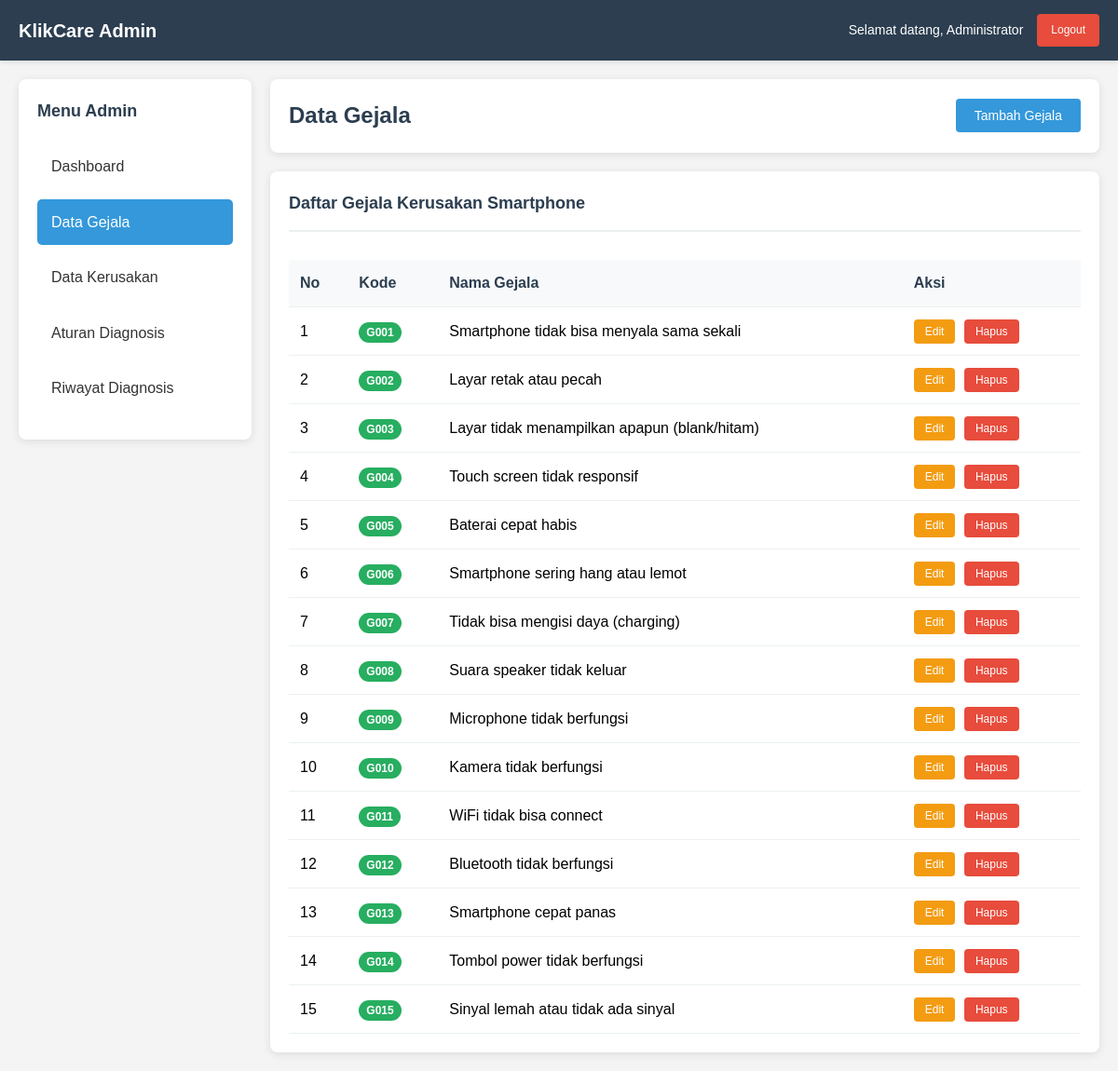
/admin/gejala.php (signed in), run on the app's committed database.
### tables this page shows
CREATE TABLE gejala (
    id INT AUTO_INCREMENT PRIMARY KEY,
    kode_gejala VARCHAR(10) NOT NULL UNIQUE,
    nama_gejala TEXT NOT NULL,
    created_at TIMESTAMP DEFAULT CURRENT_TIMESTAMP
);

### config/database.php (called while the page is built, shortened)
<?php
class Database {
    private $host = 'localhost';
    private $username = 'root';
    private $password = '';
    private $database = 'spforward_chaining';
    private $connection;
    private function connect() {
        try {
            $this->connection = new mysqli($this->host, $this->username, $this->password, $this->database);
            $this->connection->set_charset("utf8");
        } catch (Exception $e) {
            die("Database connection error: " . $e->getMessage());
        }
    }
    public function query($sql) {
        return $this->connection->query($sql);
    }
}
?>

### admin/gejala.php (the view, shortened to what this page needs)
<?php
require_once '../config/database.php';
$db = new Database();
$gejala_list = [];
$result = $db->query("SELECT * FROM gejala ORDER BY kode_gejala");
if ($result && $result->num_rows > 0) {
    while ($row = $result->fetch_assoc()) {
        $gejala_list[] = $row;
    }
}
?>
<!DOCTYPE html>
<html lang="id">
<head>
    <link rel="stylesheet" href="../assets/css/adminstyle.css">
</head>
<body>
    <div class="header">
        <div class="header-content">
            <div class="logo">KlikCare Admin</div>
            <div class="user-info">
                <span class="user-name">Selamat datang, <?php echo $_SESSION['admin_nama']; ?></span>
                <a href="logout.php" class="logout-btn">Logout</a>
            </div>
        </div>
    </div>
    <div class="container">
        <div class="main-wrapper">
            <div class="sidebar">
                <h3>Menu Admin</h3>
                <ul>
                    <li><a href="dashboard.php">Dashboard</a></li>
                    <li><a href="gejala.php" class="active">Data Gejala</a></li>
                    <li><a href="kerusakan.php">Data Kerusakan</a></li>
                    <li><a href="aturan.php">Aturan Diagnosis</a></li>
                    <li><a href="riwayat.php">Riwayat Diagnosis</a></li>
                </ul>
            </div>
            <div class="main-content">
                <div class="page-header">
                    <h1 class="page-title">Data Gejala</h1>
                    <button class="btn-primary" onclick="openAddModal()">Tambah Gejala</button>
                </div>
                <div class="table-section">
                    <div class="table-header">
                        <h3 class="table-title">Daftar Gejala Kerusakan Smartphone</h3>
                    </div>
                    <?php if (empty($gejala_list)): ?>
                        <div class="no-data"><p>Belum ada data gejala</p></div>
                    <?php else: ?>
                        <div class="table-wrapper">
                            <table>
                                <thead>
                                    <tr>
                                        <th>No</th>
                                        <th>Kode</th>
                                        <th>Nama Gejala</th>
                                        <th>Aksi</th>
                                    </tr>
                                </thead>
                                <tbody>
                                    <?php foreach ($gejala_list as $index => $gejala): ?>
                                        <tr>
                                            <td><?php echo $index + 1; ?></td>
                                            <td><span class="kode-badge-gejala"><?php echo $gejala['kode_gejala']; ?></span></td>
                                            <td><?php echo htmlspecialchars($gejala['nama_gejala']); ?></td>
                                            <td>
                                                <button class="btn-edit" onclick="editGejala(<?php echo $gejala['id']; ?>, '<?php echo addslashes($gejala['kode_gejala']); ?>', '<?php echo addslashes($gejala['nama_gejala']); ?>')">Edit</button>
                                                <button class="btn-delete" onclick="deleteGejala(<?php echo $gejala['id']; ?>, '<?php echo addslashes($gejala['nama_gejala']); ?>')"> Hapus</button>
                                            </td>
                                        </tr>
                                    <?php endforeach; ?>
                                </tbody>
                            </table>
                        </div>
                    <?php endif; ?>
                </div>
            </div>
        </div>
    </div>
</body>
</html>

### assets/css/adminstyle.css (style rules this page uses)
* { margin: 0; padding: 0; box-sizing: border-box; }
body { font-family: Arial, sans-serif; background-color: #f4f4f4; line-height: 1.6; }
.header { background-color: #2c3e50; color: white; padding: 15px 20px; box-shadow: 0 2px 5px rgba(0,0,0,0.1); }
.header-content { display: flex; justify-content: space-between; align-items: center; max-width: 1200px; margin: 0 auto; }
.logo { font-size: 20px; font-weight: bold; }
.user-info { display: flex; align-items: center; gap: 15px; }
.user-name { font-size: 14px; }
.logout-btn { background-color: #e74c3c; color: white; padding: 8px 15px; border: none; border-radius: 4px; cursor: pointer; text-decoration: none; font-size: 12px; transition: background-color 0.3s ease; }
.container { max-width: 1200px; margin: 0 auto; padding: 20px; }
.main-wrapper { display: flex; gap: 20px; }
.sidebar { width: 250px; background-color: white; padding: 20px; height: fit-content; border-radius: 8px; box-shadow: 0 2px 10px rgba(0,0,0,0.1); }
.sidebar h3 { margin-bottom: 20px; color: #2c3e50; font-size: 18px; }
.sidebar ul { list-style: none; }
.sidebar ul li { margin-bottom: 10px; }
.sidebar ul li a { display: block; padding: 12px 15px; color: #333; text-decoration: none; border-radius: 5px; transition: background-color 0.3s ease; }
.sidebar ul li a.active { background-color: #3498db; color: white; }
.main-content { flex: 1; }
.page-header { background-color: white; padding: 20px; margin-bottom: 20px; border-radius: 8px; box-shadow: 0 2px 10px rgba(0,0,0,0.1); display: flex; justify-content: space-between; align-items: center; }
.page-title { font-size: 24px; color: #2c3e50; margin: 0; }
.btn-primary { background-color: #3498db; color: white; padding: 10px 20px; border: none; border-radius: 4px; cursor: pointer; text-decoration: none; font-size: 14px; display: inline-flex; align-items: center; gap: 8px; transition: background-color 0.3s ease; }
.btn-edit { background-color: #f39c12; color: white; padding: 6px 12px; border: none; border-radius: 4px; cursor: pointer; font-size: 12px; margin-right: 5px; transition: background-color 0.3s ease; }
.btn-delete { background-color: #e74c3c; color: white; padding: 6px 12px; border: none; border-radius: 4px; cursor: pointer; font-size: 12px; transition: background-color 0.3s ease; }
.table-section { background-color: white; padding: 20px; border-radius: 8px; box-shadow: 0 2px 10px rgba(0,0,0,0.1); }
.table-header { margin-bottom: 20px; padding-bottom: 15px; border-bottom: 2px solid #ecf0f1; }
.table-title { font-size: 18px; color: #2c3e50; margin: 0; }
.table-wrapper { overflow-x: auto; }
table { width: 100%; border-collapse: collapse; margin-top: 10px; }
table th, table td { padding: 12px; text-align: left; border-bottom: 1px solid #ecf0f1; }
table th { background-color: #f8f9fa; font-weight: bold; color: #2c3e50; }
.kode-badge-gejala { background-color: #27ae60; color: white; padding: 4px 8px; border-radius: 12px; font-size: 12px; font-weight: bold; }

### data on the page
gejala: kode_gejala "G001", nama_gejala "Smartphone tidak bisa menyala sama sekali"
gejala: kode_gejala "G002", nama_gejala "Layar retak atau pecah"
gejala: kode_gejala "G003", nama_gejala "Layar tidak menampilkan apapun (blank/hitam)"
gejala: kode_gejala "G004", nama_gejala "Touch screen tidak responsif"
gejala: kode_gejala "G005", nama_gejala "Baterai cepat habis"
gejala: kode_gejala "G006", nama_gejala "Smartphone sering hang atau lemot"
gejala: kode_gejala "G007", nama_gejala "Tidak bisa mengisi daya (charging)"
gejala: kode_gejala "G008", nama_gejala "Suara speaker tidak keluar"
gejala: kode_gejala "G009", nama_gejala "Microphone tidak berfungsi"
gejala: kode_gejala "G010", nama_gejala "Kamera tidak berfungsi"
gejala: kode_gejala "G011", nama_gejala "WiFi tidak bisa connect"
gejala: kode_gejala "G012", nama_gejala "Bluetooth tidak berfungsi"
gejala: kode_gejala "G013", nama_gejala "Smartphone cepat panas"
gejala: kode_gejala "G014", nama_gejala "Tombol power tidak berfungsi"
gejala: kode_gejala "G015", nama_gejala "Sinyal lemah atau tidak ada sinyal"

### other printed values
$_SESSION['admin_nama'] "Administrator"
